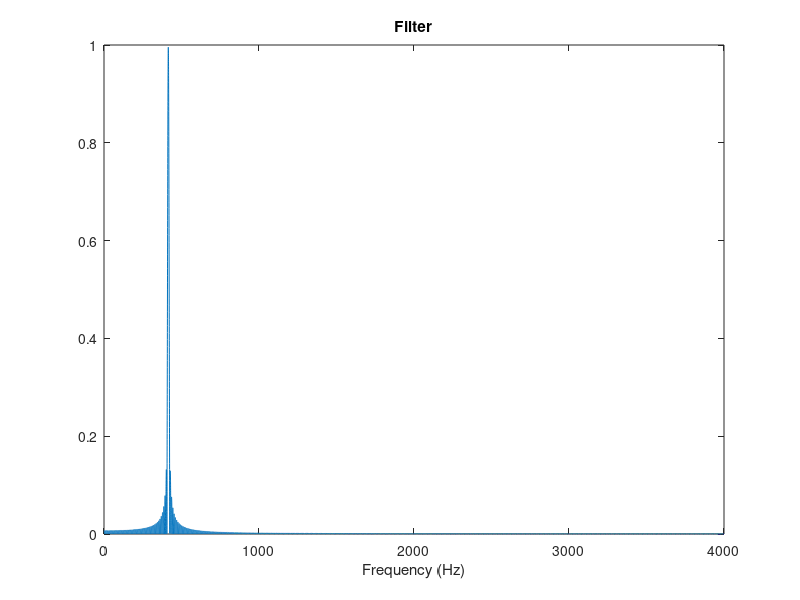
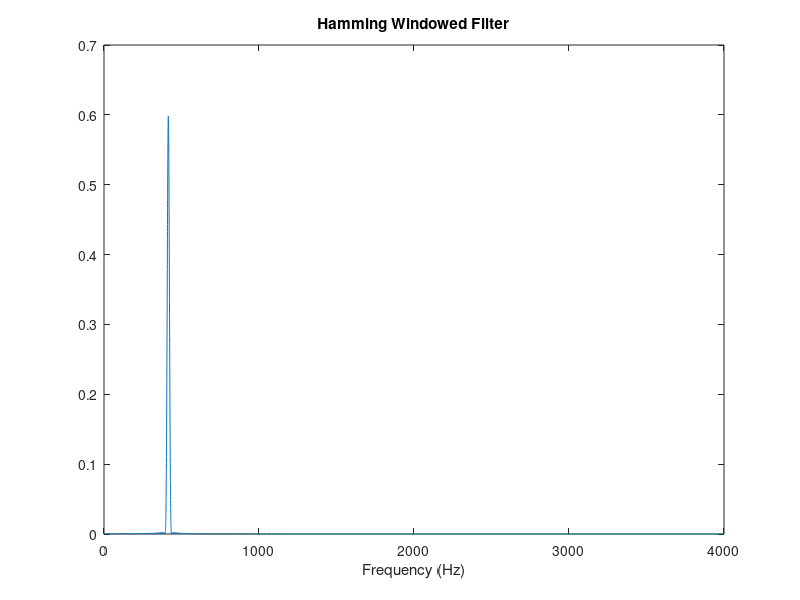

Recreate these plots in MATLAB, in order. (Note: this script raises an error after producing the figures.)
clear all
load ('myRecording3.mat')

% parameters  
L=500;    
M=L/1.025; 
Z=2*M+1;
n=0:1:Z-1;
Fc=410;
Fs=8000;
Fh = 420;
freq = 0:Fs/length(myRecording):Fs/2;
N = 80000;

% equations for Hamming Window Kaiser is better but Hamming is easier 
H_HLF = 2*Fc/Fs*sinc(2*Fc/Fs*(n-M));

H_HPF = 2*Fh/Fs*sinc(2*Fh/Fs*(n-M));


H_BPF = H_HLF - H_HPF; % substract each fileter 


H_BPFFTwindowFT = fft(H_BPF,N); % fast fourier transform of Band pass filter 
H_BPFFTwindowFT = H_BPFFTwindowFT(1:N/2+1); % define range 
stefanox = (1/(Fs*N)) * abs(H_BPFFTwindowFT).^2; % only take positive values 
stefanox(2:end-1) = 2*stefanox(2:end-1);

% plot fft of filter 
figure;
plot(freq,(abs((H_BPFFTwindowFT))));
xlabel('Frequency (Hz)');
title('Filter')



w=0.54-0.46*cos(2*pi*n/(Z-1));  %Hamming window filter equation

H_BPFFTwindow= H_BPF .*w; % multiply BPF by Hamming window 
H_BPFFTwindowFT = fft (H_BPFFTwindow,N);% take fft of hamming window filter 
H_BPFFTwindowFT = H_BPFFTwindowFT(1:N/2+1); % define range 
stefanox = (1/(Fs*N)) * abs(H_BPFFTwindowFT).^2;
stefanox(2:end-1) = 2*stefanox(2:end-1);


% plot hamming windowed filter 
figure;
plot(freq,(abs(H_BPFFTwindowFT)));
xlabel('Frequency (Hz)');
title('Hamming Windowed Filter')

%save filter as a filter.mat
save ('filter.mat')




